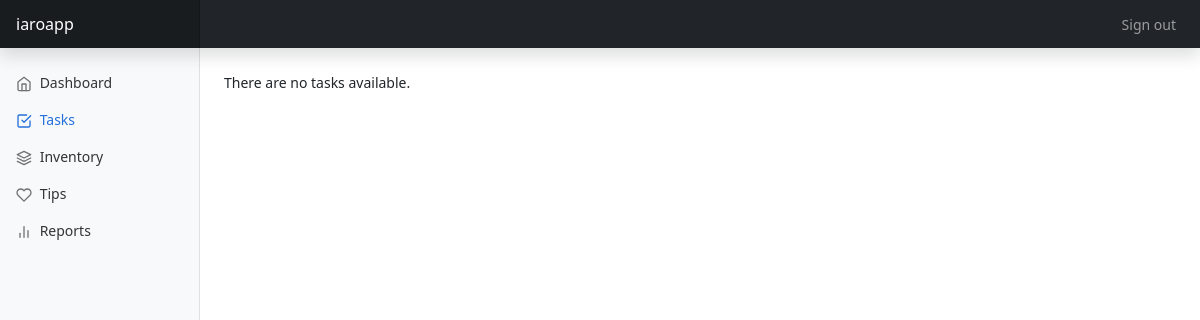
The app's page /tasks/overview/, older data.
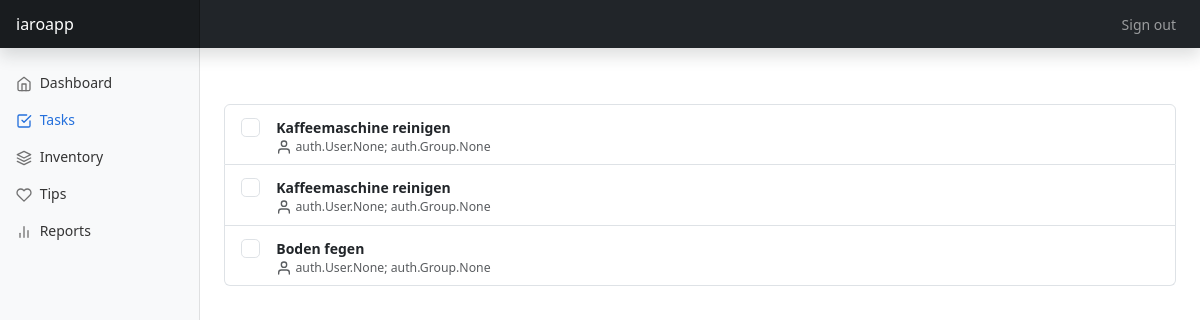
The same page, newer data.
### tasks/models.py (models this page shows, shortened)
class Task(models.Model):
    title = models.CharField(max_length=200)
    users = models.ManyToManyField(User, help_text="Select which users should be assigned for the task")
    groups = models.ManyToManyField(Group, help_text="Select which groups should be assigned for the task")
    weekdays = models.ManyToManyField(Weekdays, help_text="Select weekdays for this task")
    summary = models.TextField(max_length=1000, help_text="Enter a brief description of the task", blank=True)
    def display_users(self):
        return ', '.join([users.get_username() for users in self.users.all()[:3]])
    display_users.short_description = 'Users'
    def display_groups(self):
        return ', '.join([groups.name for groups in self.groups.all()[:3]])
    display_groups.short_description = 'Groups'
    def display_weekdays(self):
        return ', '.join([weekdays.name for weekdays in self.weekdays.all()[:3]])
    display_weekdays.short_description = 'Weekdays'
    def get_absolute_url(self):
        return reverse('task-detail', args=[str(self.id)])

### tasks/views.py (the view)
# urls.py: path('overview/', views.TaskListView.as_view(), name='tasks'),
class TaskListView(generic.ListView):
    model = Task
    paginate_by = 10

### tasks/templates/tasks/task_list.html
{% extends "base_generic.html" %}
{% block content %}
    {% if task_list %}
    <div class="list-group w-auto contentMaxWidth" style="padding-top: 2rem;">
      {% for task in task_list %}
      <label class="list-group-item d-flex gap-3">
        <input class="form-check-input flex-shrink-0" type="checkbox" value="" style="font-size: 1.375em;">
        <span class="pt-1 form-checked-content">
          <strong>{{ task.title }}</strong>
          <small class="d-block text-muted">
            <span data-feather="user" class="align-text-bottom"></span>
            {{ task.users }}; {{ task.groups }}
          </small>
        </span>
      </label>
      {% endfor %}
    </div>
    {% else %}
      <p>There are no tasks available.</p>
    {% endif %}
{% endblock %}

### tasks/templates/base_generic.html (shortened to what this page needs)
<!doctype html>
<html lang="en">
  <head>
    {% load static %}
    <link href="{% static 'css/bootstrap-5.3.min.css' %}" rel="stylesheet">
    <link href="{% static 'css/styles.css' %}" rel="stylesheet">
    <link href="{% static 'css/dashboard.css' %}" rel="stylesheet">
  </head>
  <body>
    <header class="navbar navbar-dark sticky-top bg-dark flex-md-nowrap p-0 shadow">
      <a class="navbar-brand col-md-3 col-lg-2 me-0 px-3 fs-6" href="#">iaroapp</a>
      <div class="navbar-nav">
        <div class="nav-item text-nowrap">
          <a class="nav-link px-3" href="{% url 'logout'%}?next={{request.path}}">Sign out</a>
        </div>
      </div>
    </header>
    <div class="container-fluid">
      <div class="row">
        <nav id="sidebarMenu" class="col-md-3 col-lg-2 d-md-block bg-light sidebar collapse">
          <div class="position-sticky pt-3 sidebar-sticky">
            <ul class="nav flex-column">
              <li class="nav-item">
                {% url 'index' as index_url %}
                {% if request.path == index_url %}
                <a class="nav-link active" aria-current="page" href="{% url 'index' %}">
                {% else %}
                <a class="nav-link" aria-current="page" href="{% url 'index' %}">
                  {% endif %}
                  <span data-feather="home" class="align-text-bottom"></span>
                  Dashboard
                </a>
              </li>
              <li class="nav-item">
                {% url 'tasks' as tasks_url %}
                {% if request.path == tasks_url %}
                <a class="nav-link active" href="{% url 'tasks' %}">
                {% else %}
                <a class="nav-link" href="{% url 'tasks' %}">
                {% endif %}
                  <span data-feather="check-square" class="align-text-bottom"></span>
                  Tasks
                </a>
              </li>
              <li class="nav-item">
                <a class="nav-link" href="#">
                  <span data-feather="layers" class="align-text-bottom"></span>
                  Inventory
                </a>
              </li>
              <li class="nav-item">
                {% url 'tips' as tips_url %}
                {% if request.path == tips_url %}
                <a class="nav-link active" href="{% url 'tips' %}">
                {% else %}
                <a class="nav-link" href="{% url 'tips' %}">
                {% endif %}
                  <span data-feather="heart" class="align-text-bottom"></span>
                  Tips
                </a>
              </li>
              <li class="nav-item">
                {% url 'evaluation' as evaluation_url %}
                {% if request.path == evaluation_url %}
                <a class="nav-link active" href="{% url 'evaluation' %}">
                {% else %}
                <a class="nav-link" href="{% url 'evaluation' %}">
                {% endif %}
                  <span data-feather="bar-chart-2" class="align-text-bottom"></span>
                  Reports
                </a>
              </li>
            </ul>
          </div>
        </nav>
        <main class="contentArea col-md-9 ms-sm-auto col-lg-10 px-md-4">
          {% block content %}{% endblock %}
        </main>
      </div>
    </div>
  </body>
</html>

### tasks/static/css/styles.css (style rules this page uses)
.navbar-nav { flex-direction: row !important; margin-left: auto; margin-right: 0.5rem; }
.contentArea { margin-top: 1.5rem; }

### tasks/static/css/dashboard.css (style rules this page uses)
body { font-size: .875rem; }
.feather { width: 16px; height: 16px; }
.sidebar { position: fixed; top: 0; bottom: 0; left: 0; z-index: 100; padding: 48px 0 0; box-shadow: inset -1px 0 0 rgba(0, 0, 0, .1); }
.sidebar-sticky { height: calc(100vh - 48px); overflow-x: hidden; overflow-y: auto; }
.sidebar .nav-link { font-weight: 500; color: #333; }
.sidebar .nav-link .feather { margin-right: 4px; color: #727272; }
.sidebar .nav-link.active { color: #2470dc; }
.sidebar .nav-link:hover .feather, .sidebar .nav-link.active .feather { color: inherit; }
.navbar-brand { padding-top: .75rem; padding-bottom: .75rem; background-color: rgba(0, 0, 0, .25); box-shadow: inset -1px 0 0 rgba(0, 0, 0, .25); }

Row changes from the older to the newer data that the page shows:
added Task: title "Kaffeemaschine reinigen", users "auth.User.None", groups "auth.Group.None"
added Task: title "Kaffeemaschine reinigen", users "auth.User.None", groups "auth.Group.None"
added Task: title "Boden fegen", users "auth.User.None", groups "auth.Group.None"
Text that changed along with them:
text no longer shown: "There are no tasks available."
